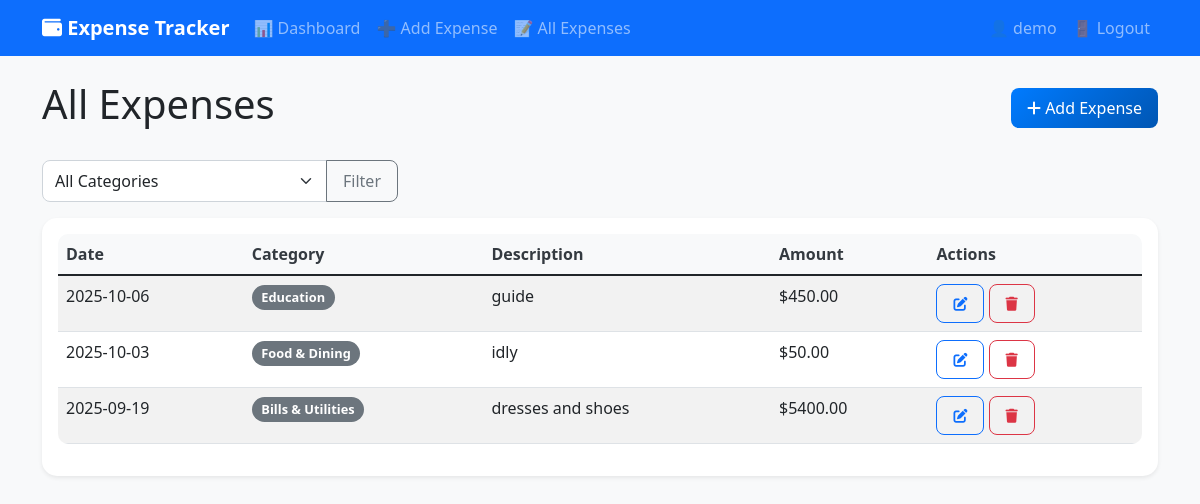
Page /expenses (signed in) on the committed database.
### models.py (models this page shows, shortened)
class User(UserMixin, db.Model):
    id = db.Column(db.Integer, primary_key=True)
    username = db.Column(db.String(80), unique=True, nullable=False)
    email = db.Column(db.String(120), unique=True, nullable=False)
    password_hash = db.Column(db.String(128))
    role = db.Column(db.String(20), default='customer')  # 'admin' or 'customer'
    expenses = db.relationship('Expense', backref='user', lazy=True)
    created_at = db.Column(db.DateTime, default=datetime.utcnow)

class Expense(db.Model):
    id = db.Column(db.Integer, primary_key=True)
    amount = db.Column(db.Float, nullable=False)
    category = db.Column(db.String(50), db.ForeignKey('category.name'), nullable=False)
    description = db.Column(db.String(200), nullable=True)
    date = db.Column(db.Date, nullable=False)
    created_at = db.Column(db.DateTime, default=datetime.utcnow)
    user_id = db.Column(db.Integer, db.ForeignKey('user.id'), nullable=False)
    category_info = db.relationship('Category', backref=db.backref('expenses', lazy=True))
    def format_date(self):
        try:
            if isinstance(self.date, (datetime, date)):
                return self.date.strftime('%Y-%m-%d')
            elif isinstance(self.date, str):
                return self.date
            return str(self.date)
        except Exception as e:
            print(f"Error formatting date: {e}")
            return str(self.date)

### app.py (the view)
@app.route('/expenses')
@login_required
def expenses():
    page = request.args.get('page', 1, type=int)
    category_filter = request.args.get('category', '')
    if current_user.role == 'admin':
        query = Expense.query
    else:
        query = Expense.query.filter_by(user_id=current_user.id)
    if category_filter:
        query = query.filter(Expense.category == category_filter)
    expenses = query.order_by(Expense.date.desc()).paginate(
        page=page, per_page=20, error_out=False
    )
    categories = [choice[0] for choice in ExpenseForm().category.choices]
    return render_template('expenses.html',
                         expenses=expenses,
                         categories=categories,
                         current_category=category_filter)

### forms.py
class ExpenseForm(FlaskForm):
    amount = FloatField('Amount', validators=[
        DataRequired(message='Amount is required'),
        NumberRange(min=0.01, message='Amount must be greater than 0')
    ])
    category = SelectField('Category', validators=[DataRequired()])
    def __init__(self, *args, **kwargs):
        super(ExpenseForm, self).__init__(*args, **kwargs)
        from models import Category
        self.category.choices = [(c.name, c.name) for c in Category.query.order_by(Category.name).all()]
    description = TextAreaField('Description', validators=[
        Length(max=200, message='Description must be less than 200 characters')
    ])
    date = DateField('Date', validators=[DataRequired()], default=date.today)

### templates/expenses.html (shortened to what this page needs)
{% extends "base.html" %}
{% block content %}
<div class="d-flex justify-content-between align-items-center mb-4">
    <h1>All Expenses</h1>
    <a href="{{ url_for('add_expense') }}" class="btn btn-primary">
        <i class="fas fa-plus"></i> Add Expense
    </a>
</div>
<div class="row mb-3">
    <div class="col-md-4">
        <form method="GET">
            <div class="input-group">
                <select name="category" class="form-select">
                    <option value="">All Categories</option>
                </select>
                <button class="btn btn-outline-secondary" type="submit">Filter</button>
            </div>
        </form>
    </div>
</div>
{% if expenses.items %}
<div class="card">
    <div class="card-body">
        <div class="table-responsive">
            <table class="table table-striped">
                <thead>
                    <tr>
                        <th>Date</th>
                        <th>Category</th>
                        <th>Description</th>
                        <th>Amount</th>
                        <th>Actions</th>
                    </tr>
                </thead>
                <tbody>
                    {% for expense in expenses.items %}
                    <tr>
                        <td>{{ expense.format_date() }}</td>
                        <td><span class="badge bg-secondary">{{ expense.category }}</span></td>
                        <td>{{ expense.description or '-' }}</td>
                        <td>${{ "%.2f"|format(expense.amount) }}</td>
                        <td>
                            {% if current_user.role == 'admin' or expense.user_id == current_user.id %}
                            <a href="{{ url_for('edit_expense', id=expense.id) }}" class="btn btn-sm btn-outline-primary">
                                <i class="fas fa-edit"></i>
                            </a>
                            <form method="POST" action="{{ url_for('delete_expense', id=expense.id) }}"
                                  style="display: inline;" onsubmit="return confirm('Are you sure?')">
                                <button type="submit" class="btn btn-sm btn-outline-danger">
                                    <i class="fas fa-trash"></i>
                                </button>
                            </form>
                            {% endif %}
                        </td>
                    </tr>
                    {% endfor %}
                </tbody>
            </table>
        </div>
    </div>
</div>
{% endif %}
{% endblock %}

### templates/base.html (shortened to what this page needs)
<!DOCTYPE html>
<html lang="en">
<head>
    <link href="https://cdn.jsdelivr.net/npm/bootstrap@5.1.3/dist/css/bootstrap.min.css" rel="stylesheet">
    <link href="https://cdnjs.cloudflare.com/ajax/libs/font-awesome/6.0.0/css/all.min.css" rel="stylesheet">
    <link href="{{ url_for('static', filename='css/style.css') }}" rel="stylesheet">
</head>
<body>
    <nav class="navbar navbar-expand-lg navbar-dark bg-primary">
        <div class="container">
            <a class="navbar-brand" href="{{ url_for('dashboard') }}">
                <i class="fas fa-wallet"></i> Expense Tracker
            </a>
            <div class="collapse navbar-collapse" id="navbarNav">
                            <ul class="navbar-nav me-auto">
                {% if current_user.is_authenticated %}
                <li class="nav-item">
                    <a class="nav-link" href="{{ url_for('dashboard') }}">📊 Dashboard</a>
                </li>
                <li class="nav-item">
                    <a class="nav-link" href="{{ url_for('add_expense') }}">➕ Add Expense</a>
                </li>
                <li class="nav-item">
                    <a class="nav-link" href="{{ url_for('expenses') }}">📝 All Expenses</a>
                </li>
                {% endif %}
            </ul>
            <ul class="navbar-nav">
                {% if current_user.is_authenticated %}
                <li class="nav-item">
                    <span class="nav-link">👤 {{ current_user.username }} {% if current_user.role == 'admin' %}(Admin){% endif %}</span>
                </li>
                <li class="nav-item">
                    <a class="nav-link" href="{{ url_for('logout') }}">🚪 Logout</a>
                </li>
                {% else %}
                <li class="nav-item">
                    <a class="nav-link" href="{{ url_for('login') }}">🔑 Login</a>
                </li>
                {% endif %}
            </ul>
            </div>
        </div>
    </nav>
    <div class="container mt-4">
        {% block content %}{% endblock %}
    </div>
</body>
</html>

### static/css/style.css (style rules this page uses)
:root { --primary-color: #007bff; --success-color: #28a745; --info-color: #17a2b8; --warning-color: #ffc107; --danger-color: #dc3545; --dark-color: #343a40; --light-color: #f8f9fa; }
body { background-color: var(--light-color); font-family: 'Segoe UI', Tahoma, Geneva, Verdana, sans-serif; }
.navbar-brand { font-weight: bold; }
.card { border: none; border-radius: 15px; box-shadow: 0 0.125rem 0.25rem rgba(0, 0, 0, 0.075); transition: box-shadow 0.15s ease-in-out; }
.btn { border-radius: 8px; font-weight: 500; padding: 0.5rem 1rem; }
.btn-primary { background: linear-gradient(135deg, #007bff, #0056b3); border: none; }
.table { border-radius: 10px; overflow: hidden; }
.table th { background-color: var(--light-color); border-top: none; font-weight: 600; color: var(--dark-color); }
.badge { font-size: 0.8em; padding: 0.5em 0.75em; border-radius: 20px; }
.form-control, .form-select { border-radius: 8px; border: 1px solid #ced4da; transition: border-color 0.15s ease-in-out, box-shadow 0.15s ease-in-out; }

### rows in the picture
User: username "demo"
Expense: format_date "2025-10-06", category "Education", description "guide", amount "450.00"
Expense: format_date "2025-10-03", category "Food & Dining", description "idly", amount "50.00"
Expense: format_date "2025-09-19", category "Bills & Utilities", description "dresses and shoes", amount "5400.00"
